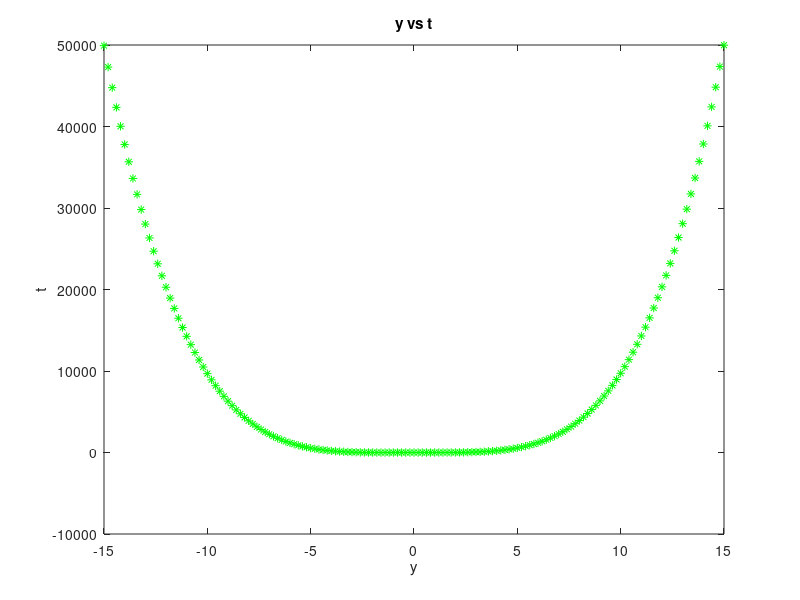

The MATLAB script that drew this image:
%Question 2 using a for loop
clear;
t=[-15:0.2:15];
for i=1:length(t);
    y_vector(i)=t(i)^4-(3*t(i)^2)+(2*t(i))-1;
end;

plot(t,y_vector, "*","Color",[0,1,0]);
title('y vs t');
xlabel('y');
ylabel('t');
